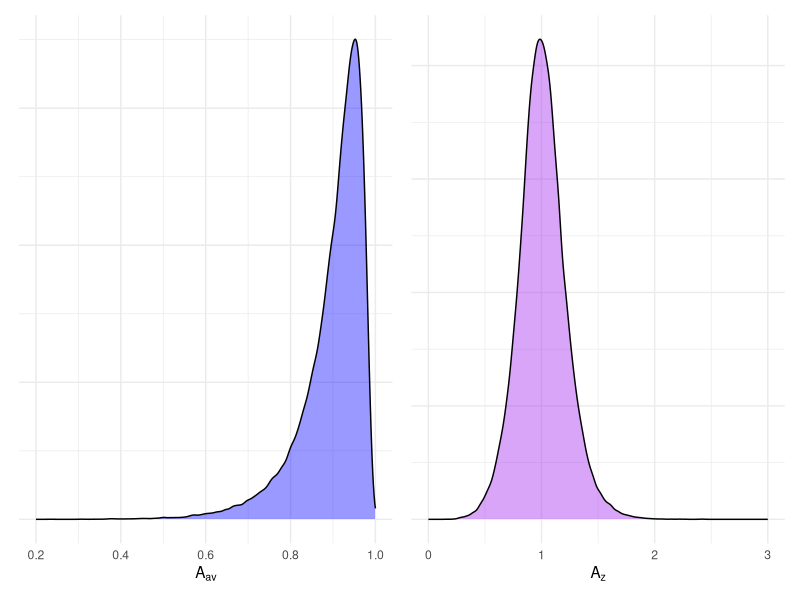
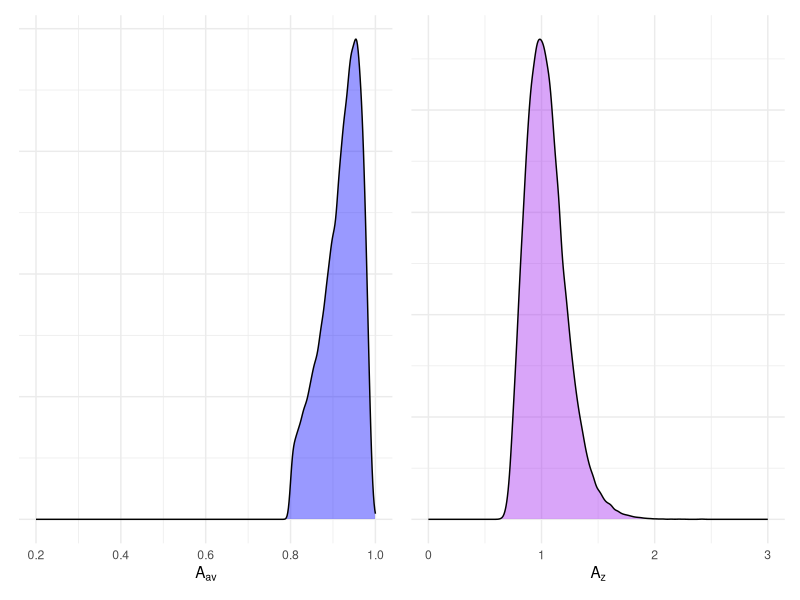
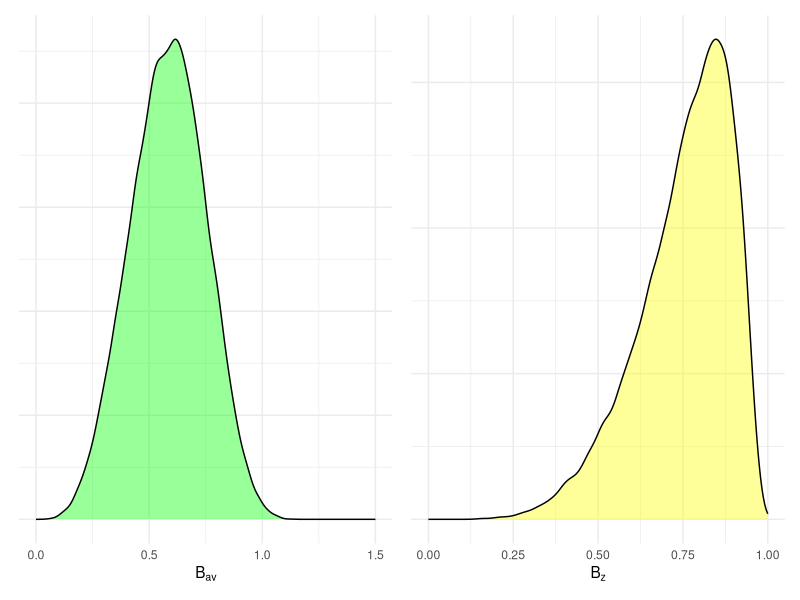
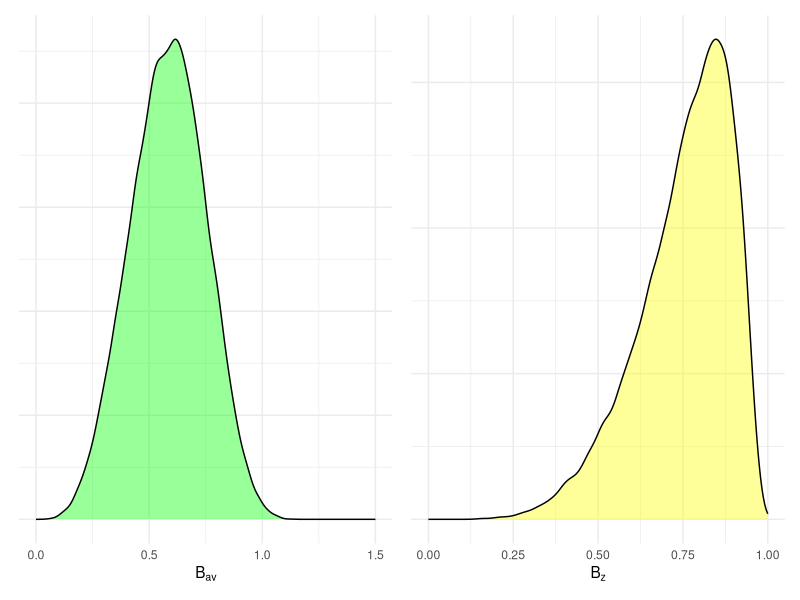
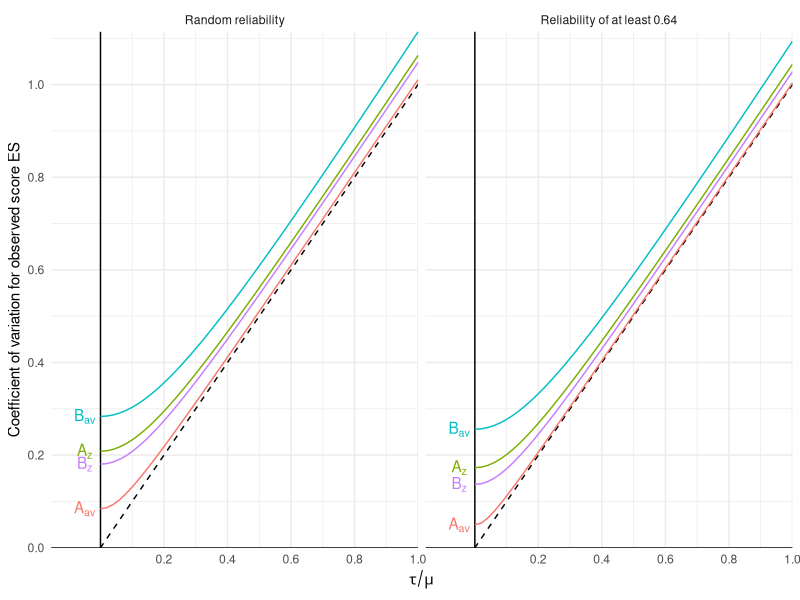

Write the R code that produced these figures, in order.
## ---- chunk 1
knitr::opts_chunk$set(warning = FALSE, message = FALSE)
## ---- chunk 2

R <- 50000
rho <- rbeta(R, 14, 6)
phi <- rbeta(R, 3, 5)
K <- 1 + rpois(R, 9)
A_av <- 1 / sqrt(1 + (1 - phi) / (phi * K))
A_z <- 1 / sqrt(2 * (1 - rho + (1 - phi) / (phi * K)))

library(ggplot2)
library(patchwork)

density_plot <- function(x, lab, col, limits) {
  ggplot(data.frame(x), aes(x)) + 
    xlim(limits) +
    geom_density(alpha = 0.4, fill = col) + 
    scale_y_continuous(labels = NULL) +
    theme_minimal() + 
    labs(x = lab, y = NULL)
}

p_A_av <- density_plot(A_av, expression(A[av]),"blue", c(0.2,1))
p_A_z <- density_plot(A_z, expression(A[z]), "purple", c(0, 3))
p_A_av + p_A_z
## ---- chunk 3
A_av_trunc <- A_av[A_av >= 0.8]
A_z_trunc <- A_z[A_av >= 0.8]
p_A_av_trunc <- density_plot(A_av_trunc, expression(A[av]),"blue", c(0.2, 1))
p_A_z_trunc <- density_plot(A_z_trunc, expression(A[z]), "purple", c(0, 3))
p_A_av_trunc + p_A_z_trunc
## ---- chunk 4
B_z <- sqrt((1 - rho) / (1 - rho + (1 - phi) / (phi * K)))
B_av <- sqrt(2) * (1 - rho) / sqrt(1 - rho + (1 - phi) / (phi * K))

p_B_av <- density_plot(B_av, expression(B[av]),"green", c(0,1.5))
p_B_z <- density_plot(B_z, expression(B[z]), "yellow", c(0, 1))
p_B_av + p_B_z
## ---- chunk 5
B_z_trunc <- B_z[A_av >= 0.8]
B_av_trunc <- B_av[A_av >= 0.8]

p_B_av_trunc <- density_plot(B_av, expression(B[av]),"green", c(0,1.5))
p_B_z_trunc <- density_plot(B_z, expression(B[z]), "yellow", c(0, 1))
p_B_av_trunc + p_B_z_trunc
## ---- chunk 6
library(dplyr)
dat <- tibble(A_av, A_z, B_av, B_z)

random_rel <- 
  dat |>
  summarise(
    across(everything(), ~ sd(.) / mean(.)),
    reliability = "random"
  )

controlled_rel <-
  dat |>
  filter(A_av >= 0.8) |>
  summarise(
    across(everything(), ~ sd(.) / mean(.)),
    reliability = "at least 0.64"
  )

CVs <- 
  bind_rows(random_rel, controlled_rel) |>
  mutate(
    A_ratio = A_z / A_av,
    B_ratio = B_z / B_av
  ) |>
  select(reliability, A_av, A_z, A_ratio, B_av, B_z, B_ratio)

knitr::kable(
  CVs, 
  digits = c(0,3,3,1,3,3,2),
  caption = "Coefficients of variation",
  col.names = c("Reliability","$A_{av}$","$A_z$","$A_z /A_{av}$", "$B_{av}$","$B_z$", "$B_{z} / B_{av}$"),
  escape = TRUE
)
## ---- chunk 7
library(tidyr)
library(stringr)

CV_obs <- 
  CVs |>
  select(-A_ratio, -B_ratio) |>
  pivot_longer(-reliability, names_to = "metric", values_to = "het") |>
  expand_grid(tau_mu = seq(0,1,0.02)) |>
  mutate(
    reliability = recode(reliability, 'at least 0.64' = "Reliability of at least 0.64", 'random' = "Random reliability"),
    metric = paste0(str_replace(metric, "\\_","\\["),"]"),
    CV = sqrt((1 + 2 * tau_mu^2) * het^2 + tau_mu^2)
  )

CV_ex <- CV_obs |>
  filter(tau_mu == 0.5, reliability == "Reliability of at least 0.64") |>
  select(metric, CV) |>
  mutate(
    CV = round(CV, 3),
    metric = str_replace(str_sub(metric, 1, -2), "\\[", "_")
  ) |>
  pivot_wider(names_from = metric, values_from = CV)

CV_obs_labs <-
  CV_obs %>%
  filter(tau_mu == 0)

ggplot(CV_obs, aes(tau_mu, CV, color = metric)) + 
  facet_wrap(vars(reliability)) +
  scale_x_continuous(expand = expansion(c(0.1,0),0), breaks = seq(0.2, 1, 0.2)) + 
  scale_y_continuous(expand = expansion(0,0), breaks = seq(0, 1, 0.2)) + 
  geom_vline(xintercept = 0) + 
  geom_hline(yintercept = 0) + 
  geom_abline(slope = 1, linetype = "dashed") + 
  geom_text(
    data = CV_obs_labs, 
    aes(x = tau_mu, y = CV, color = metric, label = metric),
    nudge_x = -0.05,
    parse = TRUE
  ) + 
  geom_line() + 
  theme_minimal() + 
  labs(x = expression(tau / mu), y = "Coefficient of variation for observed score ES") + 
  theme(legend.position = "none")

